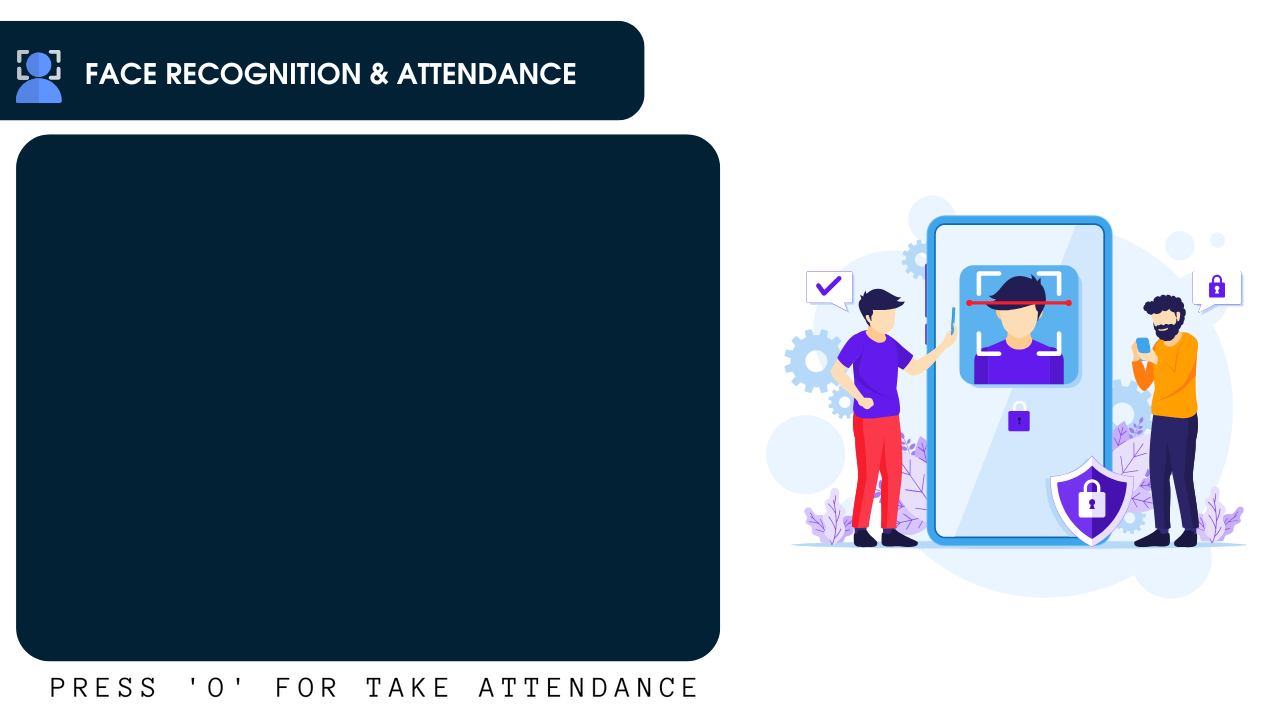
#> input picture background.png, 1280 x 720 px
$ python test.py
#> lines starting #> are read from the running program, lines starting #| are printed output that depends on the picture
import cv2
import os
import numpy as np
import time
import csv
from datetime import datetime
import pyttsx3  # For text-to-speech functionality
import pickle

# Initialize text-to-speech engine
engine = pyttsx3.init()

# Function for speaking text
def speak(text):
    engine.say(text)
    engine.runAndWait()

# Initialize the video capture, face detection, and face recognizer
video = cv2.VideoCapture(0)

# Check if the camera is opened correctly
if not video.isOpened():
    print("Error: Could not access the webcam.")
    exit()

facedetect = cv2.CascadeClassifier('data/haarcascade_frontalface_default.xml')

# Load KNN model for face recognition
with open('model_trained_knn.pkl', 'rb') as f:
#> (reads model_trained_knn.pkl from the repository)
    knn = pickle.load(f)

# Load label mapping
with open('data/names.pkl', 'rb') as f:
#> (reads data/names.pkl from the repository)
    label_mapping = pickle.load(f)

# Background image for the window
imgBackground = cv2.imread("background.png")
#> imgBackground is the input picture: shape (720, 1280, 3); mean B, G, R 155.8, 141.4, 126.7

# Column names for the attendance CSV
COL_NAMES = ['NAME', 'TIME']

# Track the last detected user to avoid multiple attendance records within a session
last_user = None

while True:
    ret, frame = video.read()
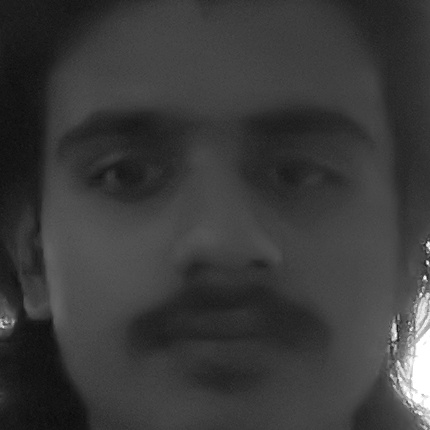
#> input picture Users/Apeet Dhakal/Apeet Dhakal_0.jpg, 430 x 430 px, given in place of the camera
#> frame is the input picture: shape (430, 430, 3); min 9, max 255, mean 58.2

    # Check if frame is being captured correctly
    if not ret:
        print("Error: Failed to capture frame.")
        break

    frame = cv2.flip(frame, 1)
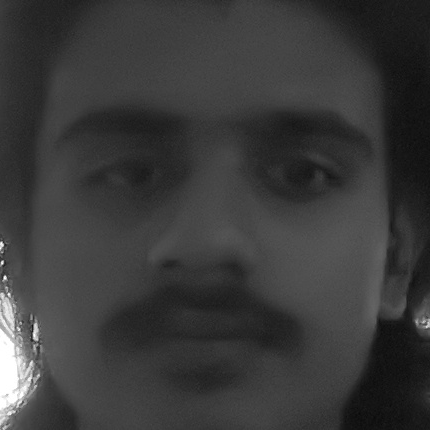
#> frame: shape (430, 430, 3); min 9, max 255, mean 58.2
    gray = cv2.cvtColor(frame, cv2.COLOR_BGR2GRAY)
    faces = facedetect.detectMultiScale(gray, 1.3, 5)
#> faces = ()

    print(f"Faces detected: {len(faces)}")  # Debugging line to check number of faces detected
#| Faces detected: 0

    resized_frame = None  # Default value for resized_frame
    for (x, y, w, h) in faces:
        # Crop and resize the face
            crop_img = frame[y:y + h, x:x + w, :]
            crop_img = cv2.cvtColor(crop_img, cv2.COLOR_BGR2GRAY)
            resized_img = cv2.resize(crop_img, (50, 50))
            resized_img = resized_img.flatten().reshape(1, -1)

        # Predict the label for the current face
            output = knn.predict(resized_img)

        # Get the name of the recognized person
            user_name = label_mapping.get(output[0], "Unknown")

        # Only record attendance if the recognized user is different from the last one


            # Get timestamp for the attendance record
            ts = time.time()
            date = datetime.fromtimestamp(ts).strftime("%d-%m-%Y")
            timestamp = datetime.fromtimestamp(ts).strftime("%H:%M:%S")

            # Check if the attendance CSV file for the current date exists
            exist = os.path.isfile("Attendance/Attendance_" + date + ".csv")

            # Draw the face bounding box and name label
            cv2.rectangle(frame, (x, y), (x + w, y + h), (0, 0, 255), 1)
            cv2.rectangle(frame, (x, y), (x + w, y + h), (50, 50, 255), 2)
            cv2.rectangle(frame, (x, y - 40), (x + w, y), (50, 50, 255), -1)
            cv2.putText(frame, user_name, (x, y - 15), cv2.FONT_HERSHEY_COMPLEX, 1, (255, 255, 255), 1)

            # Create the attendance record
            attendance = [user_name, str(timestamp)]

            # Resize the frame to fit the background image
            resized_frame = cv2.resize(frame, (640, 480))  # Resize the frame
            # Only update background if resized_frame is available
            if resized_frame is not None:
                # Place the resized frame on the background
                imgBackground[162:162 + 480, 55:55 + 640] = resized_frame
                cv2.imshow("Frame", imgBackground)

            # Handle the 'o' key for recording attendance
            k = cv2.waitKey(1)
            if k == ord('o'):
                speak("Attendance Taken..")
                time.sleep(5)
                if exist:
                    with open("Attendance/Attendance_" + date + ".csv", "+a") as csvfile:
                        writer = csv.writer(csvfile)
                        writer.writerow(attendance)
                else:
                    with open("Attendance/Attendance_" + date + ".csv", "+a") as csvfile:
                        writer = csv.writer(csvfile)
                        writer.writerow(COL_NAMES)
                        writer.writerow(attendance)
#> this loop made 0 passes

    # Exit the loop if 'q' is pressed
    if cv2.waitKey(1) == ord('q'):
#> (key q is pressed here)
        break

# Release the video capture and close any open windows
video.release()
cv2.destroyAllWindows()
